Frame 1 (no input): blank canvas, image omitted
Frame 60 (the mouse pressed at the canvas centre just before this capture): blank canvas, image omitted
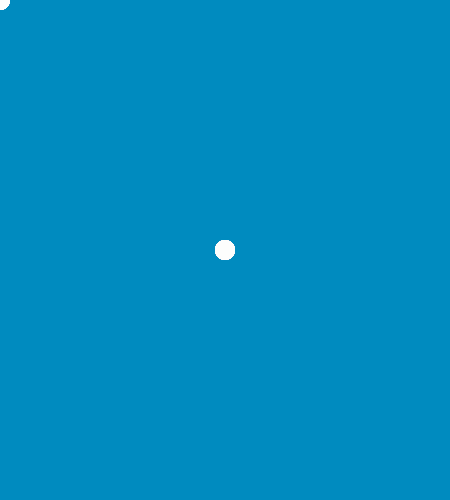
Frame 120 (the mouse held since frame 60 and released just before this capture)

The Processing sketch whose frames 1 and 60 were blank and that drew this single picture after the mouse press (run headless with seeded random() and noise(); from frame 60 on, the mouse is pressed at the canvas centre):

// Processing sketch: processing_112503
// ── processing_112503.pde

void setup(){
  size(450,500);
  background(0,139,191);  
}

void draw(){
  noStroke();
  fill(255,255,255,50);
  ellipse(mouseX,mouseY,20,20);

  
  println(mouseX + " " + mouseY);
 
  
  
 
}
